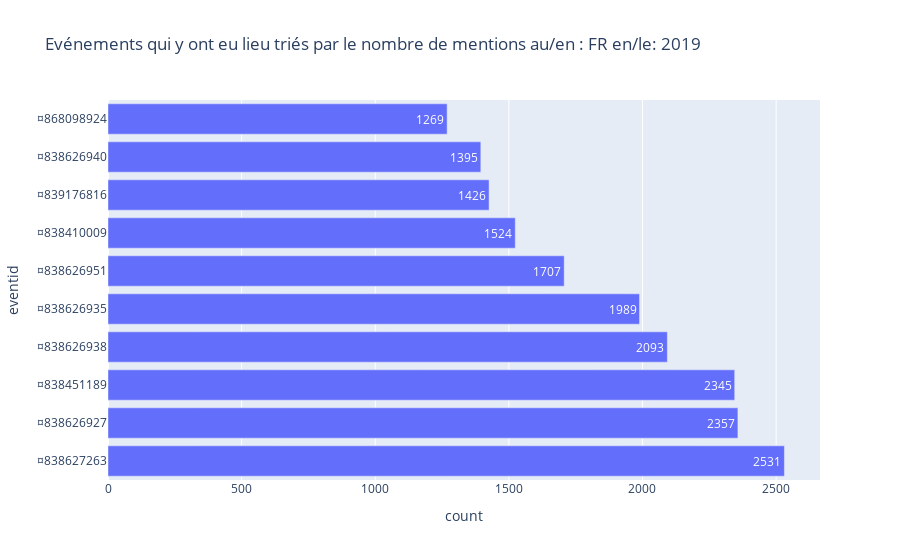

The cell this chart's notebook holds for it:
### Code cell
date = '2019'
a = requete2('FR', year= '2019')
plot_bar_chart_plotly(a, country, date)

### Figure 1 — Plotly figure (JSON) as saved in the notebook; plotly's stock layout.template omitted (floating-point values rounded to 4 significant figures)
{"data": [{"alignmentgroup": "True", "hoverlabel": {"namelength": 0}, "hovertemplate": "count=%{text}<br>eventid=%{y}", "legendgroup": "", "marker": {"color": "#636efa"}, "name": "", "offsetgroup": "", "orientation": "h", "showlegend": false, "text": [2531, 2357, 2345, 2093, 1989, 1707, 1524, 1426, 1395, 1269], "textposition": "auto", "type": "bar", "x": [2531, 2357, 2345, 2093, 1989, 1707, 1524, 1426, 1395, 1269], "xaxis": "x", "y": ["¤838627263", "¤838626927", "¤838451189", "¤838626938", "¤838626935", "¤838626951", "¤838410009", "¤839176816", "¤838626940", "¤868098924"], "yaxis": "y"}], "layout": {"autosize": true, "barmode": "relative", "legend": {"tracegroupgap": 0}, "title": {"text": "Evénements qui y ont eu lieu triés par le nombre de mentions au/en : FR en/le: 2019"}, "xaxis": {"anchor": "y", "autorange": true, "domain": [0, 1], "range": [0, 2664.0], "title": {"text": "count"}, "type": "linear"}, "yaxis": {"anchor": "x", "autorange": true, "domain": [0, 1], "range": [-0.5, 9.5], "title": {"text": "eventid"}, "type": "category"}}}
